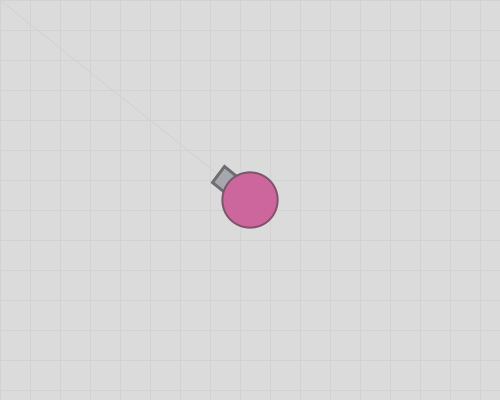
Frame 1 (no input)
Frame 60 (the mouse pressed at the canvas centre just before this capture): identical to frame 1, image omitted
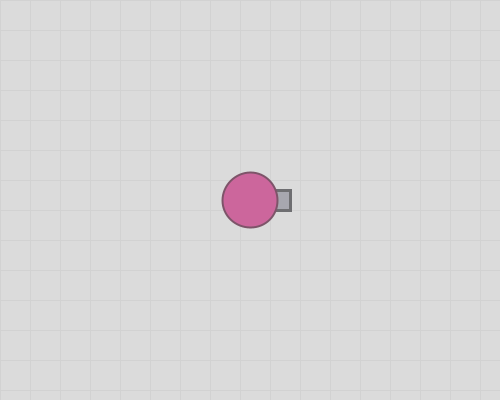
Frame 120 (the mouse held since frame 60 and released just before this capture)

The Processing sketch that drew these frames (run headless with seeded random() and noise(); from frame 60 on, the mouse is pressed at the canvas centre):

// Processing sketch: week07_4_arras04_backgorund_for_line_line_void_keyPressed_keyCo
// ── week07_4_arras04_backgorund_for_line_line_void_keyPressed_keyCo.pde
void setup() {
  size(500, 400);
}

void keyPressed(){
  if(keyCode == RIGHT) x += 1;
  if(keyCode == LEFT) x -= 1;
  if(keyCode == UP) y -= 1;
  if(keyCode == DOWN) y += 1;
}

float x = 250, y = 200;
void draw() {
  //background(215, 184, 200); 粉色底
  //stroke(211, 180, 196);//粉底的線
  background(219);
  stroke(210);
  strokeWeight(1);
  for(int i = 0; i < 30; i++){
    line(0, i*30, 500, i*30);
    line(i*30, 0, i*30, 500);
  }

  float dx = mouseX - x, dy = mouseY - y;
  float a = atan2(dy, dx); //a是角度
  line(x, y, mouseX, mouseY);
  myTank(x, y, a);
}

void myTank(float x, float y, float a) {
  translate(x, y); //大二圖學課教的移動
  rotate(a); //大二圖學課教的旋轉
  
  fill(167, 167, 175);
  stroke(110, 110, 113);
  strokeWeight(3);
  rect(20, -10, 20, 20); //砲管位置及大小

  fill(204, 102, 156);
  stroke(125, 84, 105);
  strokeWeight(2);
  ellipse(0, 0, 55, 55); //球體位置及大小
}
